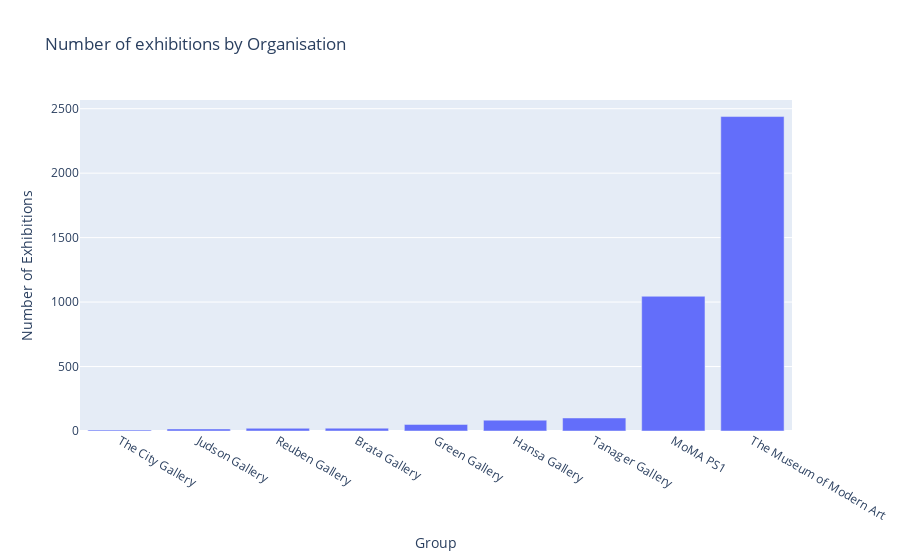

The cell this chart's notebook holds for it:
### Code cell
number_by_group = {}


if exhibition_data_type == "MoMA":
    file_type = "moma"
elif exhibition_data_type == "non-MoMA":
    file_type = "nonmoma"
else:
    file_type = "all"

data_file = "events_" + file_type + ".json"

with open(os.path.join(output_activity_dir, data_file), 'r') as json_file:
    
    data = json.load(json_file)

    for event in data.get("events"):
        org = event.get("org")
        filename = org.split("/").pop() + json_suffix
        
        with open(os.path.join(linked_data_filepath_group, filename), 'r') as group_file:
            groupdata = json.load(group_file)
            label = groupdata.get("_label")
            if label in number_by_group:
                number_by_group[label] += 1
            else:
                number_by_group[label] = 1
        
    # sort by number
    number_by_group = dict(sorted(number_by_group.items(), key=lambda item: item[1]))



print("{:<10} :: {:<10}\n--------------------------------- ".format("Organisation", "Number of exhibitions"))
for key, value in number_by_group.items():
    print("{:<10} :: {:<10} ".format(key, value))


x_values = number_by_group.keys()
y_values = number_by_group.values()

fig = px.bar(x=x_values, y=y_values, 
labels={"x": "Group", "y": "Number of Exhibitions"},
title="Number of exhibitions by Organisation"
)
fig.show()

### Figure 1 — Plotly figure (JSON) as saved in the notebook; plotly's stock layout.template omitted (floating-point values rounded to 4 significant figures)
{"data": [{"alignmentgroup": "True", "hovertemplate": "Group=%{x}<br>Number of Exhibitions=%{y}<extra></extra>", "legendgroup": "", "marker": {"color": "#636efa", "pattern": {"shape": ""}}, "name": "", "offsetgroup": "", "orientation": "v", "showlegend": false, "textposition": "auto", "type": "bar", "x": ["The City Gallery", "Judson Gallery", "Reuben Gallery", "Brata Gallery", "Green Gallery", "Hansa Gallery", "Tanager Gallery", "MoMA PS1", "The Museum of Modern Art"], "xaxis": "x", "y": [8, 16, 21, 22, 51, 84, 101, 1045, 2439], "yaxis": "y"}], "layout": {"barmode": "relative", "legend": {"tracegroupgap": 0}, "title": {"text": "Number of exhibitions by Organisation"}, "xaxis": {"anchor": "y", "domain": [0, 1], "title": {"text": "Group"}}, "yaxis": {"anchor": "x", "domain": [0, 1], "title": {"text": "Number of Exhibitions"}}}}
